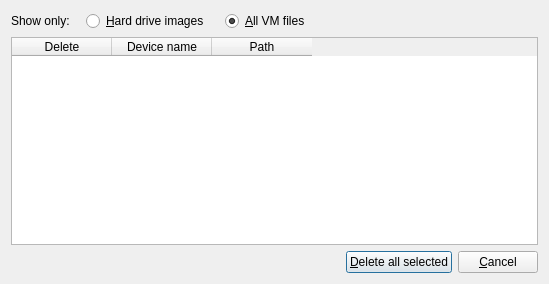
<ui version="4.0" >
 <author>Andrey Rijov</author>
 <class>Delete_VM_Files_Window</class>
 <widget class="QDialog" name="Delete_VM_Files_Window" >
  <property name="geometry" >
   <rect>
    <x>0</x>
    <y>0</y>
    <width>549</width>
    <height>284</height>
   </rect>
  </property>
  <property name="windowTitle" >
   <string>Delete VM and files</string>
  </property>
  <property name="windowIcon" >
   <iconset resource="images.qrc" >
    <normaloff>:/remove.png</normaloff>:/remove.png</iconset>
  </property>
  <layout class="QGridLayout" name="gridLayout" >
   <item row="0" column="0" >
    <layout class="QHBoxLayout" name="horizontalLayout" >
     <item>
      <widget class="QLabel" name="Label_Show_Only" >
       <property name="text" >
        <string>Show only:</string>
       </property>
      </widget>
     </item>
     <item>
      <spacer name="horizontalSpacer_2" >
       <property name="orientation" >
        <enum>Qt::Horizontal</enum>
       </property>
       <property name="sizeType" >
        <enum>QSizePolicy::Fixed</enum>
       </property>
       <property name="sizeHint" stdset="0" >
        <size>
         <width>10</width>
         <height>10</height>
        </size>
       </property>
      </spacer>
     </item>
     <item>
      <widget class="QRadioButton" name="RB_Show_HDD" >
       <property name="text" >
        <string>&amp;Hard drive images</string>
       </property>
       <property name="checked" >
        <bool>false</bool>
       </property>
      </widget>
     </item>
     <item>
      <spacer name="horizontalSpacer_3" >
       <property name="orientation" >
        <enum>Qt::Horizontal</enum>
       </property>
       <property name="sizeType" >
        <enum>QSizePolicy::Fixed</enum>
       </property>
       <property name="sizeHint" stdset="0" >
        <size>
         <width>10</width>
         <height>10</height>
        </size>
       </property>
      </spacer>
     </item>
     <item>
      <widget class="QRadioButton" name="RB_Show_All" >
       <property name="text" >
        <string>&amp;All VM files</string>
       </property>
       <property name="checked" >
        <bool>true</bool>
       </property>
      </widget>
     </item>
     <item>
      <spacer name="horizontalSpacer" >
       <property name="orientation" >
        <enum>Qt::Horizontal</enum>
       </property>
       <property name="sizeHint" stdset="0" >
        <size>
         <width>178</width>
         <height>17</height>
        </size>
       </property>
      </spacer>
     </item>
    </layout>
   </item>
   <item row="1" column="0" >
    <widget class="QTableWidget" name="Files_List" >
     <property name="editTriggers" >
      <set>QAbstractItemView::NoEditTriggers</set>
     </property>
     <property name="selectionMode" >
      <enum>QAbstractItemView::NoSelection</enum>
     </property>
     <property name="verticalScrollMode" >
      <enum>QAbstractItemView::ScrollPerPixel</enum>
     </property>
     <property name="horizontalScrollMode" >
      <enum>QAbstractItemView::ScrollPerPixel</enum>
     </property>
     <property name="showGrid" >
      <bool>true</bool>
     </property>
     <property name="rowCount" >
      <number>0</number>
     </property>
     <property name="columnCount" >
      <number>3</number>
     </property>
     <column>
      <property name="text" >
       <string>Delete</string>
      </property>
     </column>
     <column>
      <property name="text" >
       <string>Device name</string>
      </property>
     </column>
     <column>
      <property name="text" >
       <string>Path</string>
      </property>
     </column>
    </widget>
   </item>
   <item row="2" column="0" >
    <layout class="QHBoxLayout" name="horizontalLayout_2" >
     <item>
      <spacer name="horizontalSpacer_4" >
       <property name="orientation" >
        <enum>Qt::Horizontal</enum>
       </property>
       <property name="sizeHint" stdset="0" >
        <size>
         <width>40</width>
         <height>20</height>
        </size>
       </property>
      </spacer>
     </item>
     <item>
      <widget class="QPushButton" name="Button_Delete" >
       <property name="text" >
        <string>&amp;Delete all selected</string>
       </property>
       <property name="icon" >
        <iconset resource="images.qrc" >
         <normaloff>:/go.png</normaloff>:/go.png</iconset>
       </property>
      </widget>
     </item>
     <item>
      <widget class="QPushButton" name="Button_Cancel" >
       <property name="text" >
        <string>&amp;Cancel</string>
       </property>
       <property name="icon" >
        <iconset resource="images.qrc" >
         <normaloff>:/cancel.png</normaloff>:/cancel.png</iconset>
       </property>
      </widget>
     </item>
    </layout>
   </item>
  </layout>
 </widget>
 <tabstops>
  <tabstop>RB_Show_HDD</tabstop>
  <tabstop>RB_Show_All</tabstop>
  <tabstop>Files_List</tabstop>
  <tabstop>Button_Delete</tabstop>
  <tabstop>Button_Cancel</tabstop>
 </tabstops>
 <resources>
  <include location="images.qrc" />
 </resources>
 <connections/>
</ui>
